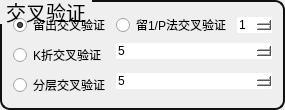
            <widget class="QGroupBox" name="groupBox_4">
             <property name="sizePolicy">
              <sizepolicy hsizetype="Preferred" vsizetype="Preferred">
               <horstretch>0</horstretch>
               <verstretch>0</verstretch>
              </sizepolicy>
             </property>
             <property name="styleSheet">
              <string notr="true">QGroupBox{
    border: 2px solid rgb(17, 17, 17);
    border-radius: 10px;
    margin-top: 0.5em;
	font-family: &quot;黑体&quot;;
    font-size: 20px;
}

QGroupBox::title {
    subcontrol-origin: margin;
    subcontrol-position: top left;
    padding: 0 3px;
}
</string>
             </property>
             <property name="title">
              <string>交叉验证</string>
             </property>
             <layout class="QFormLayout" name="formLayout">
              <item row="0" column="0">
               <widget class="QRadioButton" name="radioButton">
                <property name="text">
                 <string>留出交叉验证</string>
                </property>
                <property name="checked">
                 <bool>true</bool>
                </property>
                <attribute name="buttonGroup">
                 <string notr="true">buttonGroup</string>
                </attribute>
               </widget>
              </item>
              <item row="0" column="1">
               <layout class="QHBoxLayout" name="horizontalLayout_6">
                <item>
                 <widget class="QRadioButton" name="radioButton_2">
                  <property name="toolTip">
                   <string>&lt;html&gt;&lt;head/&gt;&lt;body&gt;&lt;p&gt;&lt;span style=&quot; font-size:12pt;&quot;&gt;设为&lt;/span&gt;&lt;span style=&quot; font-size:12pt; font-weight:600; color:#ff0000;&quot;&gt;1&lt;/span&gt;&lt;span style=&quot; font-size:12pt;&quot;&gt;将进行留一法交叉验证，大于1将进行留P法交叉验证。&lt;/span&gt;&lt;/p&gt;&lt;/body&gt;&lt;/html&gt;</string>
                  </property>
                  <property name="text">
                   <string>留1/P法交叉验证</string>
                  </property>
                  <attribute name="buttonGroup">
                   <string notr="true">buttonGroup</string>
                  </attribute>
                 </widget>
                </item>
                <item>
                 <widget class="QSpinBox" name="spinBox_4">
                  <property name="styleSheet">
                   <string notr="true">QSpinBox {
    border: none;
    border-radius: 2px;
    background-color: white;
}
</string>
                  </property>
                  <property name="minimum">
                   <number>1</number>
                  </property>
                  <property name="value">
                   <number>1</number>
                  </property>
                 </widget>
                </item>
               </layout>
              </item>
              <item row="1" column="0">
               <widget class="QRadioButton" name="radioButton_3">
                <property name="text">
                 <string>K折交叉验证</string>
                </property>
                <attribute name="buttonGroup">
                 <string notr="true">buttonGroup</string>
                </attribute>
               </widget>
              </item>
              <item row="1" column="1">
               <widget class="QSpinBox" name="spinBox">
                <property name="styleSheet">
                 <string notr="true">QSpinBox {
    border: none;
    border-radius: 2px;
    background-color: white;
}
</string>
                </property>
                <property name="minimum">
                 <number>2</number>
                </property>
                <property name="value">
                 <number>5</number>
                </property>
               </widget>
              </item>
              <item row="2" column="0">
               <widget class="QRadioButton" name="radioButton_4">
                <property name="text">
                 <string>分层交叉验证</string>
                </property>
                <attribute name="buttonGroup">
                 <string notr="true">buttonGroup</string>
                </attribute>
               </widget>
              </item>
              <item row="2" column="1">
               <widget class="QSpinBox" name="spinBox_2">
                <property name="styleSheet">
                 <string notr="true">QSpinBox {
    border: none;
    border-radius: 2px;
    background-color: white;
}
</string>
                </property>
                <property name="minimum">
                 <number>2</number>
                </property>
                <property name="value">
                 <number>5</number>
                </property>
               </widget>
              </item>
             </layout>
            </widget>
